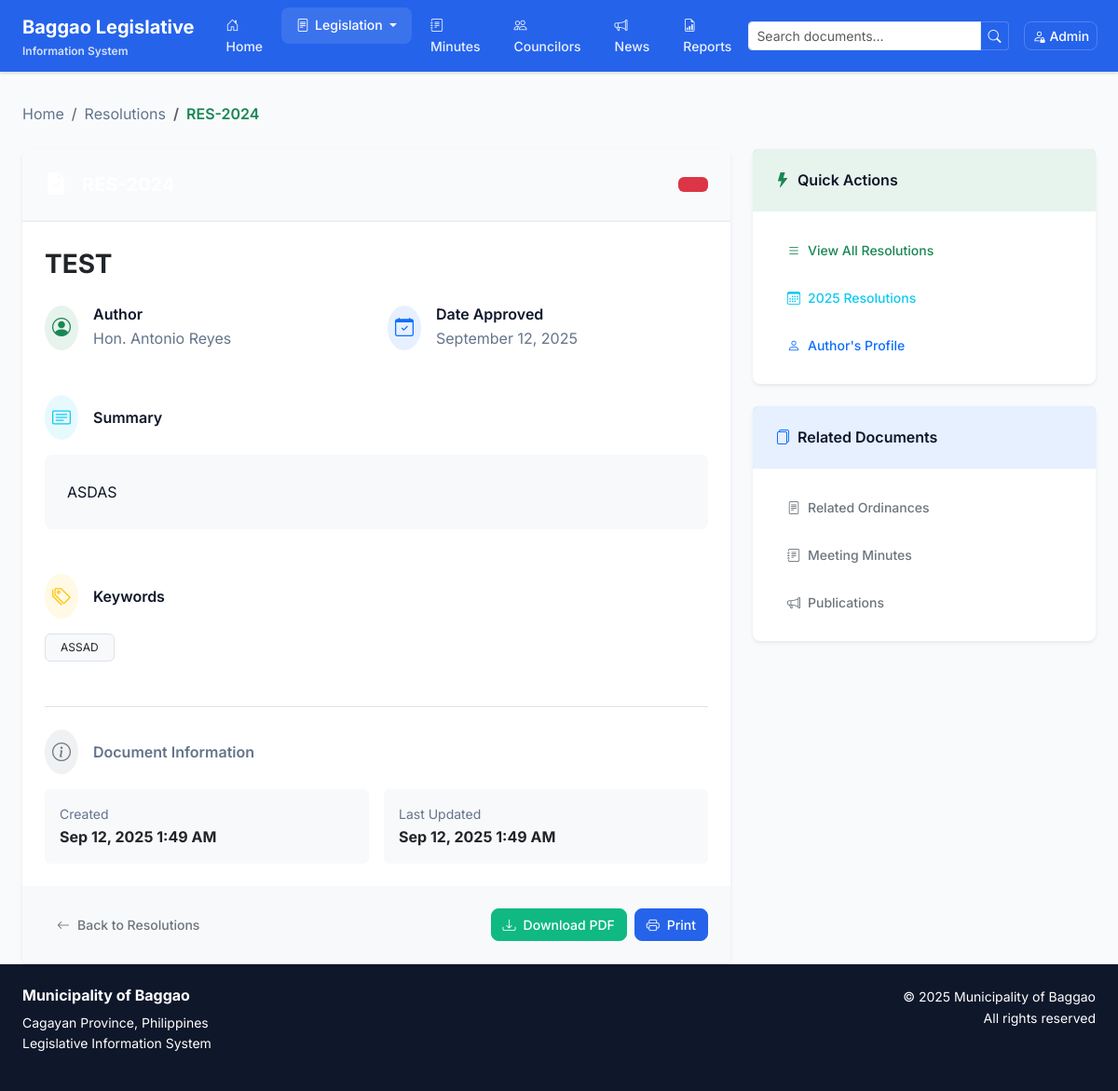
The app's page /resolutions/view/4 with its own data.
### tables this page shows
CREATE TABLE `resolutions` (
  `id` int(11) NOT NULL,
  `resolution_number` varchar(50) NOT NULL,
  `subject` text NOT NULL,
  `author_id` int(11) NOT NULL,
  `date_approved` date NOT NULL,
  `status` enum('approved','pending','rejected') DEFAULT 'pending',
  `file_path` varchar(255) DEFAULT NULL,
  `summary` text DEFAULT NULL,
  `keywords` varchar(255) DEFAULT NULL,
  `created_at` timestamp NOT NULL DEFAULT current_timestamp(),
  `updated_at` timestamp NOT NULL DEFAULT current_timestamp() ON UPDATE current_timestamp()
);

CREATE TABLE `councilors` (
  `id` int(11) NOT NULL,
  `name` varchar(100) NOT NULL,
  `photo` varchar(255) DEFAULT NULL,
  `position` varchar(50) NOT NULL,
  `term_start` year(4) NOT NULL,
  `term_end` year(4) NOT NULL,
  `committees` text DEFAULT NULL,
  `contact_info` text DEFAULT NULL,
  `status` enum('active','inactive') DEFAULT 'active',
  `created_at` timestamp NOT NULL DEFAULT current_timestamp(),
  `updated_at` timestamp NOT NULL DEFAULT current_timestamp() ON UPDATE current_timestamp()
);

### core/Controller.php (called while the page is built, shortened)
<?php
class Controller {
    protected function loadView($view, $data = []) {
        extract($data);
        include "views/{$view}.php";
        include "views/layout.php";
    }
}
?>

### controllers/ResolutionController.php (called while the page is built, shortened)
<?php
class ResolutionController extends Controller {
    public function view($id) {
        $resolutionModel = new Resolution();
        $resolution = $resolutionModel->findByIdWithAuthor($id);
        $data = ['resolution' => $resolution];
        $this->loadView('resolutions/view', $data);
    }
}
?>

### index.php (called while the page is built, shortened)
<?php
require_once 'config/database.php';
spl_autoload_register(function ($class_name) {
    $directories = [
        'models/',
        'controllers/',
        'core/'
    ];
    foreach ($directories as $directory) {
        $file = $directory . $class_name . '.php';
        if (file_exists($file)) {
            return;
        }
    }
});
$request = $_GET['page'] ?? 'home';
$action = $_GET['action'] ?? 'index';
$id = $_GET['id'] ?? null;
$routes = [
    'home' => 'HomeController',
    'ordinances' => 'OrdinanceController',
    'resolutions' => 'ResolutionController',
    'minutes' => 'MinuteController',
    'councilors' => 'CouncilorController',
    'publications' => 'PublicationController',
    'reports' => 'ReportController',
    'admin' => 'AdminController',
    'auth' => 'AuthController'
];
if (isset($routes[$request])) {
    $controller = new $controller_name();
    if (method_exists($controller, $action)) {
        $controller->$action($id);
    } else {
        $controller->index();
    }
} else {
    include 'views/404.php';
}
?>

### core/Model.php (called while the page is built, shortened)
<?php
class Model {
    public function __construct() {
        $database = new Database();
        $this->db = $database->getConnection();
    }
}
?>

### config/database.php (called while the page is built, shortened)
<?php
class Database {
    private $host = DB_HOST;
    private $db_name = DB_NAME;
    private $username = DB_USER;
    private $password = DB_PASS;
    private $conn = null;
    public function getConnection() {
        if ($this->conn === null) {
            try {
                $this->conn = new PDO(
                    "mysql:host=" . $this->host . ";dbname=" . $this->db_name,
                    $this->username,
                    $this->password,
                    array(
                        PDO::ATTR_ERRMODE => PDO::ERRMODE_EXCEPTION,
                        PDO::ATTR_DEFAULT_FETCH_MODE => PDO::FETCH_ASSOC,
                        PDO::MYSQL_ATTR_INIT_COMMAND => "SET NAMES utf8"
                    )
                );
            } catch(PDOException $exception) {
                echo "Connection error: " . $exception->getMessage();
                die();
            }
        }
        return $this->conn;
    }
}
?>

### models/Resolution.php (called while the page is built, shortened)
<?php
class Resolution extends Model {
    public function findByIdWithAuthor($id) {
        $sql = "SELECT r.*, c.name as author_name
                FROM resolutions r
                LEFT JOIN councilors c ON r.author_id = c.id
                WHERE r.id = ?";
        $stmt = $this->db->prepare($sql);
        $stmt->execute([$id]);
        return $stmt->fetch();
    }
}
?>

### views/resolutions/view.php (the view, shortened to what this page needs)
<div class="mb-4">
    <nav aria-label="breadcrumb">
        <ol class="breadcrumb mb-0">
            <li class="breadcrumb-item"><a href="<?= BASE_URL ?>" class="text-muted text-decoration-none">Home</a></li>
            <li class="breadcrumb-item"><a href="<?= BASE_URL ?>resolutions" class="text-muted text-decoration-none">Resolutions</a></li>
            <li class="breadcrumb-item active text-success fw-semibold"><?= htmlspecialchars($resolution['resolution_number']) ?></li>
        </ol>
    </nav>
</div>
<div class="row g-4">
    <div class="col-lg-8">
        <div class="card border-0 shadow-sm">
            <div class="card-header bg-gradient-to-r from-success to-primary text-white d-flex justify-content-between align-items-center p-4">
                <h5 class="mb-0 fw-bold d-flex align-items-center">
                    <i class="bi bi-file-earmark-check-fill me-3 fs-4"></i>
                </h5>
                <span class="badge bg-<?= $resolution['status'] === 'approved' ? 'light text-success' : ($resolution['status'] === 'pending' ? 'warning text-dark' : 'danger') ?> px-3 py-2 fs-6">
                </span>
            </div>
            <div class="card-body p-4">
                <h3 class="card-title mb-4 text-dark fw-bold lh-base"><?= htmlspecialchars($resolution['subject']) ?></h3>
                <div class="row g-4 mb-5">
                    <div class="col-md-6">
                        <div class="d-flex align-items-start">
                            <div class="bg-success bg-opacity-10 rounded-circle p-2 me-3">
                                <i class="bi bi-person-circle text-success fs-5"></i>
                            </div>
                            <div>
                                <h6 class="mb-1 fw-semibold">Author</h6>
                                <p class="text-muted mb-0"><?= htmlspecialchars($resolution['author_name']) ?></p>
                            </div>
                        </div>
                    </div>
                    <div class="col-md-6">
                        <div class="d-flex align-items-start">
                            <div class="bg-primary bg-opacity-10 rounded-circle p-2 me-3">
                                <i class="bi bi-calendar-check text-primary fs-5"></i>
                            </div>
                            <div>
                                <h6 class="mb-1 fw-semibold">Date Approved</h6>
                                <p class="text-muted mb-0"><?= date('F d, Y', strtotime($resolution['date_approved'])) ?></p>
                            </div>
                        </div>
                    </div>
                </div>
                <?php if (!empty($resolution['summary'])): ?>
                    <div class="mb-5">
                        <div class="d-flex align-items-center mb-3">
                            <div class="bg-info bg-opacity-10 rounded-circle p-2 me-3">
                                <i class="bi bi-card-text text-info fs-5"></i>
                            </div>
                            <h6 class="mb-0 fw-semibold">Summary</h6>
                        </div>
                        <div class="bg-light rounded-3 p-4">
                            <p class="mb-0 lh-lg" style="text-align: justify;"><?= nl2br(htmlspecialchars($resolution['summary'])) ?></p>
                        </div>
                    </div>
                <?php endif; ?>
                <?php if (!empty($resolution['keywords'])): ?>
                    <div class="mb-5">
                        <div class="d-flex align-items-center mb-3">
                            <div class="bg-warning bg-opacity-10 rounded-circle p-2 me-3">
                                <i class="bi bi-tags text-warning fs-5"></i>
                            </div>
                            <h6 class="mb-0 fw-semibold">Keywords</h6>
                        </div>
                        <div class="d-flex flex-wrap gap-2">
                            <?php
                            $keywords = explode(',', $resolution['keywords']);
                            foreach ($keywords as $keyword):
                            ?>
                                <span class="badge bg-light text-dark border px-3 py-2 fw-normal"><?= htmlspecialchars(trim($keyword)) ?></span>
                            <?php endforeach; ?>
                        </div>
                    </div>
                <?php endif; ?>
                <div class="border-top pt-4">
                    <div class="d-flex align-items-center mb-3">
                        <div class="bg-secondary bg-opacity-10 rounded-circle p-2 me-3">
                            <i class="bi bi-info-circle text-secondary fs-5"></i>
                        </div>
                        <h6 class="mb-0 fw-semibold text-muted">Document Information</h6>
                    </div>
                    <div class="row g-3">
                        <div class="col-md-6">
                            <div class="bg-light rounded-2 p-3">
                                <small class="text-muted d-block">Created</small>
                                <strong class="text-dark"><?= date('M d, Y g:i A', strtotime($resolution['created_at'])) ?></strong>
                            </div>
                        </div>
                        <div class="col-md-6">
                            <div class="bg-light rounded-2 p-3">
                                <small class="text-muted d-block">Last Updated</small>
                                <strong class="text-dark"><?= date('M d, Y g:i A', strtotime($resolution['updated_at'])) ?></strong>
                            </div>
                        </div>
                    </div>
                </div>
            </div>
            <div class="card-footer bg-light border-0 p-4">
                <div class="d-flex flex-column flex-md-row gap-3 justify-content-between align-items-md-center">
                    <a href="<?= BASE_URL ?>resolutions" class="btn btn-outline-secondary d-flex align-items-center">
                        <i class="bi bi-arrow-left me-2"></i> Back to Resolutions
                    </a>
                    <div class="d-flex gap-2">
                        <?php if (!empty($resolution['file_path'])): ?>
                            <a href="<?= BASE_URL ?>resolutions/download/<?= $resolution['id'] ?>" class="btn btn-success d-flex align-items-center">
                                <i class="bi bi-download me-2"></i> Download PDF
                            </a>
                        <?php endif; ?>
                        <button class="btn btn-primary d-flex align-items-center" onclick="window.print()">
                            <i class="bi bi-printer me-2"></i> Print
                        </button>
                    </div>
                </div>
            </div>
        </div>
    </div>
    <div class="col-lg-4">
        <div class="card border-0 shadow-sm mb-4">
            <div class="card-header bg-success bg-opacity-10 border-0 p-4">
                <h6 class="mb-0 fw-semibold d-flex align-items-center">
                    <i class="bi bi-lightning-fill me-2 text-success"></i>Quick Actions
                </h6>
            </div>
            <div class="card-body p-4">
                <div class="d-grid gap-3">
                    <a href="<?= BASE_URL ?>resolutions" class="btn btn-outline-success d-flex align-items-center">
                        <i class="bi bi-list me-2"></i> View All Resolutions
                    </a>
                    <a href="<?= BASE_URL ?>resolutions?year=<?= date('Y', strtotime($resolution['date_approved'])) ?>" class="btn btn-outline-info d-flex align-items-center">
                        <i class="bi bi-calendar3 me-2"></i> <?= date('Y', strtotime($resolution['date_approved'])) ?> Resolutions
                    </a>
                    <a href="<?= BASE_URL ?>councilors/view/<?= $resolution['author_id'] ?>" class="btn btn-outline-primary d-flex align-items-center">
                        <i class="bi bi-person me-2"></i> Author's Profile
                    </a>
                </div>
            </div>
        </div>
        <div class="card border-0 shadow-sm">
            <div class="card-header bg-primary bg-opacity-10 border-0 p-4">
                <h6 class="mb-0 fw-semibold d-flex align-items-center">
                    <i class="bi bi-files me-2 text-primary"></i>Related Documents
                </h6>
            </div>
            <div class="card-body p-4">
                <div class="d-grid gap-3">
                    <a href="<?= BASE_URL ?>ordinances?search=<?= urlencode(explode(',', $resolution['keywords'])[0] ?? '') ?>" class="btn btn-outline-secondary d-flex align-items-center">
                        <i class="bi bi-file-text me-2"></i> Related Ordinances
                    </a>
                    <a href="<?= BASE_URL ?>minutes" class="btn btn-outline-secondary d-flex align-items-center">
                        <i class="bi bi-journal-text me-2"></i> Meeting Minutes
                    </a>
                    <a href="<?= BASE_URL ?>publications" class="btn btn-outline-secondary d-flex align-items-center">
                        <i class="bi bi-megaphone me-2"></i> Publications
                    </a>
                </div>
            </div>
        </div>
    </div>
</div>

### views/layout.php (style rules this page uses)
:root { --primary: #2563eb; --primary-foreground: #ffffff; --secondary: #f1f5f9; --secondary-foreground: #0f172a; --muted: #f8fafc; --muted-foreground: #64748b; --accent: #f1f5f9; --accent-foreground: #0f172a; --destructive: #ef4444; --destructive-foreground: #ffffff; --border: #e2e8f0; --input: #e2e8f0; --ring: #2563eb; --background: #ffffff; --foreground: #0f172a; --card: #ffffff; --card-foreground: #0f172a; --popover: #ffffff; --popover-foreground: #0f172a; --radius: 0.5rem; }
* { border-color: var(--border); }
body { font-family: 'Inter', -apple-system, BlinkMacSystemFont, sans-serif; background-color: var(--background); color: var(--foreground); line-height: 1.6; }
.btn { border-radius: var(--radius); font-weight: 500; font-size: 0.875rem; transition: all 0.2s ease; border: 1px solid transparent; }
.btn-primary { background-color: var(--primary); color: var(--primary-foreground); border-color: var(--primary); }
.btn-success { background-color: #10b981; border-color: #10b981; }
.card { background-color: var(--card); color: var(--card-foreground); border: 1px solid var(--border); border-radius: var(--radius); box-shadow: 0 1px 3px 0 rgb(0 0 0 / 0.1), 0 1px 2px -1px rgb(0 0 0 / 0.1); transition: all 0.2s ease; }
.card-header { background-color: var(--muted); border-bottom: 1px solid var(--border); font-weight: 600; font-size: 0.875rem; }
.text-muted { color: var(--muted-foreground) !important; }
.badge { font-size: 0.75rem; font-weight: 500; border-radius: calc(var(--radius) - 2px); }
.card { transition: all 0.2s cubic-bezier(0.4, 0, 0.2, 1); }
.btn { transition: all 0.2s cubic-bezier(0.4, 0, 0.2, 1); }

### records on screen
resolutions: resolution_number "RES-2024", subject "TEST", author.name "Hon. Antonio Reyes", date_approved "September 12, 2025", summary "ASDAS", keywords "ASSAD", created_at "Sep 12, 2025 1:49 AM", updated_at "Sep 12, 2025 1:49 AM", date_approved "2025"
